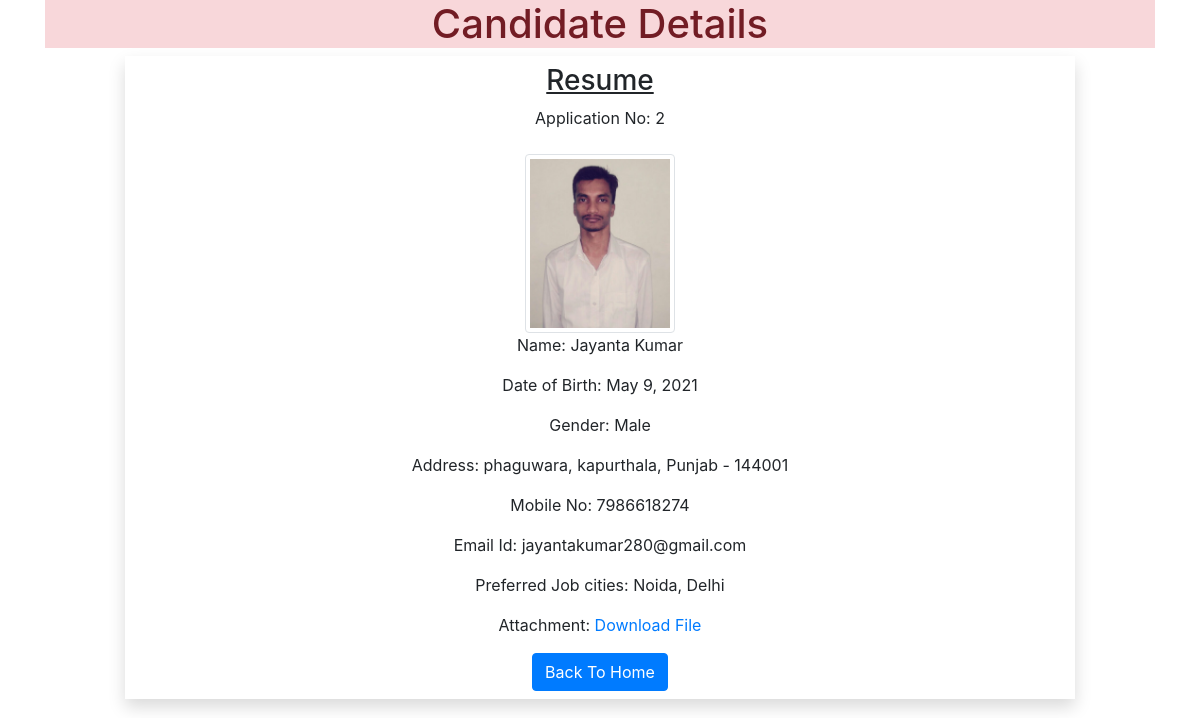
Page /resume-details/2/ on the committed database.
### myapp/models.py (models this page shows)
class Resume(models.Model):
    name = models.CharField(max_length=30)
    dob = models.DateField(auto_now_add=False)
    gender = models.CharField(max_length=20)
    locality = models.CharField(max_length=30)
    city = models.CharField(max_length=30)
    pin = models.PositiveIntegerField()
    state = models.CharField(choices = STATE_CHOICES, max_length=50)
    mobile = models.PositiveIntegerField()
    email = models.EmailField()
    job_city = models.CharField(max_length=30)
    profile_image = models.ImageField(upload_to = 'pprofileimg', blank = True)
    my_file = models.FileField(upload_to='docfile', blank = True)

### myapp/views.py (the view)
# urls.py: path('resume-details/<int:id>/', views.resume_details, name = 'details'),
def resume_details(request, id):
    candidate_details = models.Resume.objects.get(id = id)
    return render(request, 'myapp/candidate_list.html', {'candidate':candidate_details})

### myapp/templatetags/custome_filter.py (called while the page is built)
@register.filter(name = 'remove_comma')
def remove_comma(value, arg):
    for ch in arg:
        print(ch)
        value = value.replace(ch, '')
    return value

### myapp/templates/myapp/candidate_list.html (shortened to what this page needs)
<!doctype html>
<html lang="en">
{% load custome_filter %}
<head>
    <link rel="stylesheet" href="https://stackpath.bootstrapcdn.com/bootstrap/4.3.1/css/bootstrap.min.css"
>
</head>
<body>
    <div class="container">
        <h1 class="alert-danger text-center">Candidate Details</h1>
        <div class="row">
            <div class="col-sm-10 shadow text-center offset-sm-1 p-2">
                <h3 class="text-center"><u>Resume</u></h3>
                <p class="">Application No: {{candidate.id}}</p>
                <img src="{{candidate.profile_image.url}}" alt="" class="img-fluid img-thumbnail mt-2" width="150"
                    height="150">
                <p>Name: {{candidate.name}}</p>
                <p>Date of Birth: {{candidate.dob}}</p>
                <p>Gender: {{candidate.gender}}</p>
                <p>Address: {{candidate.locality}}, {{candidate.city}}, {{candidate.state}} - {{candidate.pin}}</p>
                <p>Mobile No: {{candidate.mobile}}</p>
                <p>Email Id: {{candidate.email}}</p>
                <p>Preferred Job cities: {{candidate.job_city | remove_comma:"[]'"}}</p>
                <p>Attachment: <a href="{{candidate.my_file.url}}">Download File</a> </p>
                <a href="/resume-form" class="btn btn-primary">Back To Home</a>
            </div>
        </div>
    </div>
</body>
</html>

### rows in the picture
Resume: id "2", profile_image (picture), name "Jayanta Kumar", dob "May 9, 2021", gender "Male", locality "phaguwara", city "kapurthala", state "Punjab", pin "144001", mobile "7986618274", email "jayantakumar280@gmail.com", job_city|remove_comma "Noida, Delhi"
